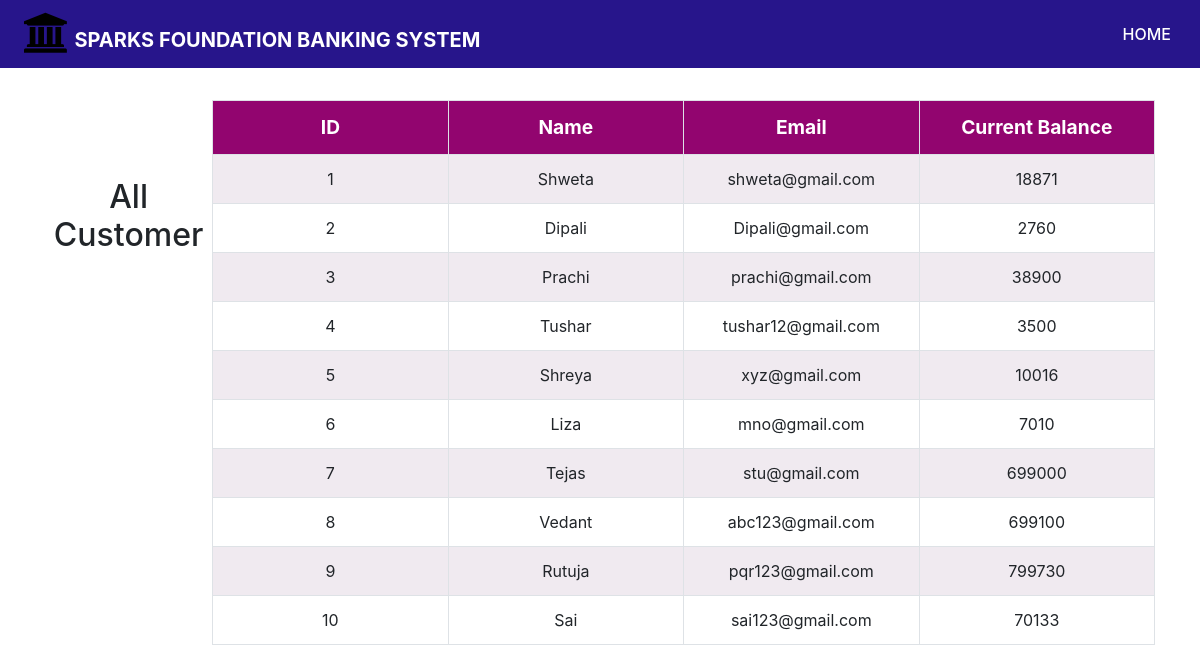
The app's page /getdetail.php with its own data.
### tables this page shows
CREATE TABLE `customers` (
  `id` int(10) NOT NULL,
  `name` varchar(30) NOT NULL,
  `email` varchar(30) NOT NULL,
  `mobile` int(10) NOT NULL,
  `balance` int(30) NOT NULL
);

### getdetail.php (the view, shortened to what this page needs)
<!DOCTYPE html>
<html lang="en">
    <head>
        <link rel="stylesheet" href="https://maxcdn.bootstrapcdn.com/bootstrap/4.3.1/css/bootstrap.min.css">
        <link rel="stylesheet" href="css/main.css">
    </head>
    <body>
	<?php include('navbar.php') ?>
    <div class="container">
        <h2 class="text-center" style="margin-top:7%">All Customer </h2>
        <?php
            echo '<div id="table_align" class="table-responsive">
            <table id="itable" class="table table-bordered" >
                <tr>
                    <th>ID</th>
                    <th>Name</th>
                    <th>Email</th>
                    <th>Current Balance</th>
                </tr>';
                function fetchData(){
                    $connect = mysqli_connect("localhost", "root", "", "banksystem");
                    $sql = "SELECT * FROM Customers ";
                    $output = '';
                    $result = mysqli_query($connect, $sql);
                    while($row = mysqli_fetch_array($result)){
                        $output .= '<tr>
                                    <td>'.$row["id"].'</td>
                                    <td>'.$row["name"].'</td>
                                    <td>'.$row["email"].'</td>
                                    <td>'.$row["balance"].'</td>
                                    </tr>';
                    }
                    return $output;
                }
                echo fetchData();
            echo '</table> </div> <br />';
        ?>
    </div>
    </body>
</html>

### navbar.php (shortened to what this page needs)
<!DOCTYPE html>
<html lang="en">
  <head>
    <link rel="stylesheet" href="https://maxcdn.bootstrapcdn.com/bootstrap/4.5.2/css/bootstrap.min.css">
    <link rel="stylesheet" href="https://cdnjs.cloudflare.com/ajax/libs/font-awesome/4.7.0/css/font-awesome.min.css">
  </head>
  <body>
    <div class="header" id="topheader">
      <nav class="navbar navbar-expand-lg fixed-top">
          <a class="navbar-brand font-weight-bold text-white text-uppercase " href="#"><i class="fa fa-bank fa-2x ml-2" style="color:black;"></i>   Sparks Foundation Banking System</a>
          <div class="collapse navbar-collapse" id="navbarSupportedContent">
            <ul class="navbar-nav ml-auto font-weight-bold text-uppercase">
              <li class="nav-item active">
                <a class="nav-link" href="index.php">Home <span class="sr-only">(current)</span></a>
              </li>
            </ul>
            </div>
      </nav>
    </div>
  </body>
</html>

### main.css (style rules this page uses)
.table, .table td,.table th { border :1px solid black; }
.table { text-align: center; width: 100%; border-collapse: collapse; table-layout: fixed; }
.table th { background-color: rgb(146, 5, 111); color:white; font-size: larger; }
.table tr:nth-child(even) { background-color: rgb(240, 234, 240); }
.container { display: flex; justify-content: center; flex-direction: row; padding-top: 100px; padding-left: 50px; }

### navbar.php (style rules this page uses)
.navbar:before { width: 100%; content: ""; position: absolute; top: 0%; right: 0%; left: 0%; bottom: 0%; z-index: -1; padding: 2%; background-color: #27158b ; }
.nav-item a { color: white!important; font-weight: 500; margin-left: 5px; margin-right: 5px; }

### records on screen
customers: id "1", name "Shweta", email "shweta@gmail.com", balance "18871"
customers: id "2", name "Dipali", email "Dipali@gmail.com", balance "2760"
customers: id "3", name "Prachi", email "prachi@gmail.com", balance "38900"
customers: id "4", name "Tushar", email "tushar12@gmail.com", balance "3500"
customers: id "5", name "Shreya", email "xyz@gmail.com", balance "10016"
customers: id "6", name "Liza", email "mno@gmail.com", balance "7010"
customers: id "7", name "Tejas", email "stu@gmail.com", balance "699000"
customers: id "8", name "Vedant", email "abc123@gmail.com", balance "699100"
customers: id "9", name "Rutuja", email "pqr123@gmail.com", balance "799730"
customers: id "10", name "Sai", email "sai123@gmail.com", balance "70133"
